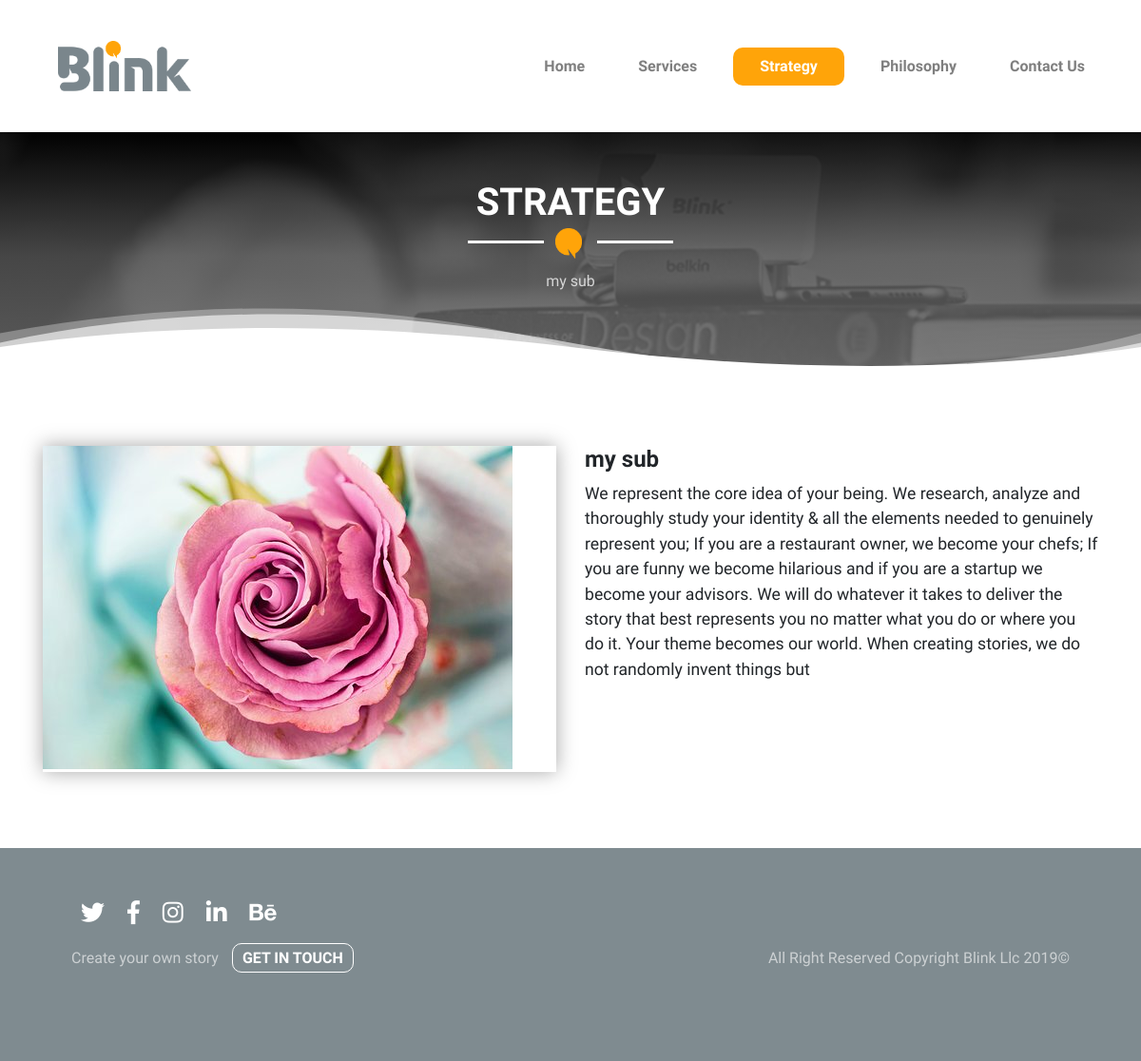
The app's page /strategy with its own data.
### singlepage/models.py (models this page shows, shortened)
class strategy(models.Model):
    image = models.ImageField(upload_to='media')
    title = models.CharField(max_length=100)
    sub_title= models.CharField(max_length=100)
    description = models.CharField(max_length=1000)

### singlepage/views.py (the view)
# urls.py: path('strategy',strategy_view.as_view(),name='strategy'),
class strategy_view(TemplateView):
    template_name = "strategy.html"
    def get_context_data(self, **kwargs):
        context = super().get_context_data(**kwargs)
        context['object']=get_object_or_404(strategy,pk=1)
        return context

### templates/strategy.html (shortened to what this page needs)
<!DOCTYPE html>
{%load static%}
<html>
<head>
  <link rel="stylesheet" href="https://use.fontawesome.com/releases/v5.7.2/css/all.css"
>
  <link rel="stylesheet" href="https://stackpath.bootstrapcdn.com/bootstrap/4.3.1/css/bootstrap.min.css"
>
  <link rel="stylesheet" href="{% static "css/animate.min.css"%}">
  <link rel="stylesheet" href="{% static "css/style.css"%}">
</head>
<body>
  <header class="container-fluid">
    <nav class="navbar navbar-expand-lg navbar-light">
      <a class="navbar-brand" href="index.html">
        <img src="{% static "images/logo/blink-logo.png"%}" alt="blink-uae">
      </a>
      <div id="navbarNavDropdown" class="navbar-collapse collapse">
          <ul class="navbar-nav ml-auto">
            <li class="nav-item">
              <a class="nav-link" href="{% url 'home'%}">Home</a>
            </li>
            <li class="nav-item">
              <a class="nav-link" href="{% url 'services'%}">Services</a>
            </li>
            <li class="nav-item active">
              <a class="nav-link" href="{% url 'strategy'%}">Strategy</a>
            </li>
            <li class="nav-item">
              <a class="nav-link" href="{% url 'philo'%}">Philosophy</a>
            </li>
            <li class="nav-item">
              <a class="nav-link" href="{% url 'contact'%}">Contact Us</a>
            </li>
          </ul>
      </div>
    </nav>
  </header>
  <div class="page_title">
      <div class="container">
          <h2 class="text-center">{{object.title}}</h2>
          <div class="title-line">
            <div class="tl-1"></div>
            <div class="tl-2"></div>
            <div class="tl-3"></div>
          </div>
          <p class="text-center">{{object.sub_title}}</p>
      </div>
      <div class="pg-titlee-divider">
      </div>
  </div>
  <section id="single-page">
      <div class="container">
        <div class="row">
          <div class="col-lg">
            <div class="single-image" style="background-image: url({{object.image.url}});"></div>
          </div>
          <div class="col-lg single-content">
            <h4>{{object.sub_title}}</h4>
            <p class="lead">
             {{object.description}}
            </p>
          </div>
        </div>
      </div>
  </section>
  <section id="footer">
    <div class="container">
      <div class="row">
        <div class="col-lg">
          <div class="left-footer">
            <div class="social-links">
              <ul>
                <a href="#"><i class="fab fa-twitter"></i></a>
                <a href="#"><i class="fab fa-facebook-f"></i></a>
                <a href="#"><i class="fab fa-instagram"></i></a>
                <a href="#"><i class="fab fa-linkedin-in"></i></a>
                <a href="#"><i class="fab fa-behance"></i></a>
              </ul>
            </div>
            <div class="intouch">
              <p>Create your own story</p>
              <a href="#">GET IN TOUCH</a>
            </div>
          </div>
        </div>
        <div class="col-lg">
          <div class="right-footer">
            <p>All Right Reserved Copyright Blink Llc 2019©</p>
          </div>
        </div>
      </div>
    </div>
  </section>
</body>
</html>

### records on screen
strategy: title "STRATEGY", sub_title "my sub", image (picture), description "We represent the core idea of your being. We research, analyze and thoroughly study your identity & all the elements needed to genuinely represent you; If you are a restaurant owner, we become your chefs; If you are funny we become hilarious and if you are a startup we become your advisors. We will do whatever it takes to deliver the story that best represents you no matter what you do or where you do it. Your theme becomes our world. When creating stories, we do not randomly invent things but"
